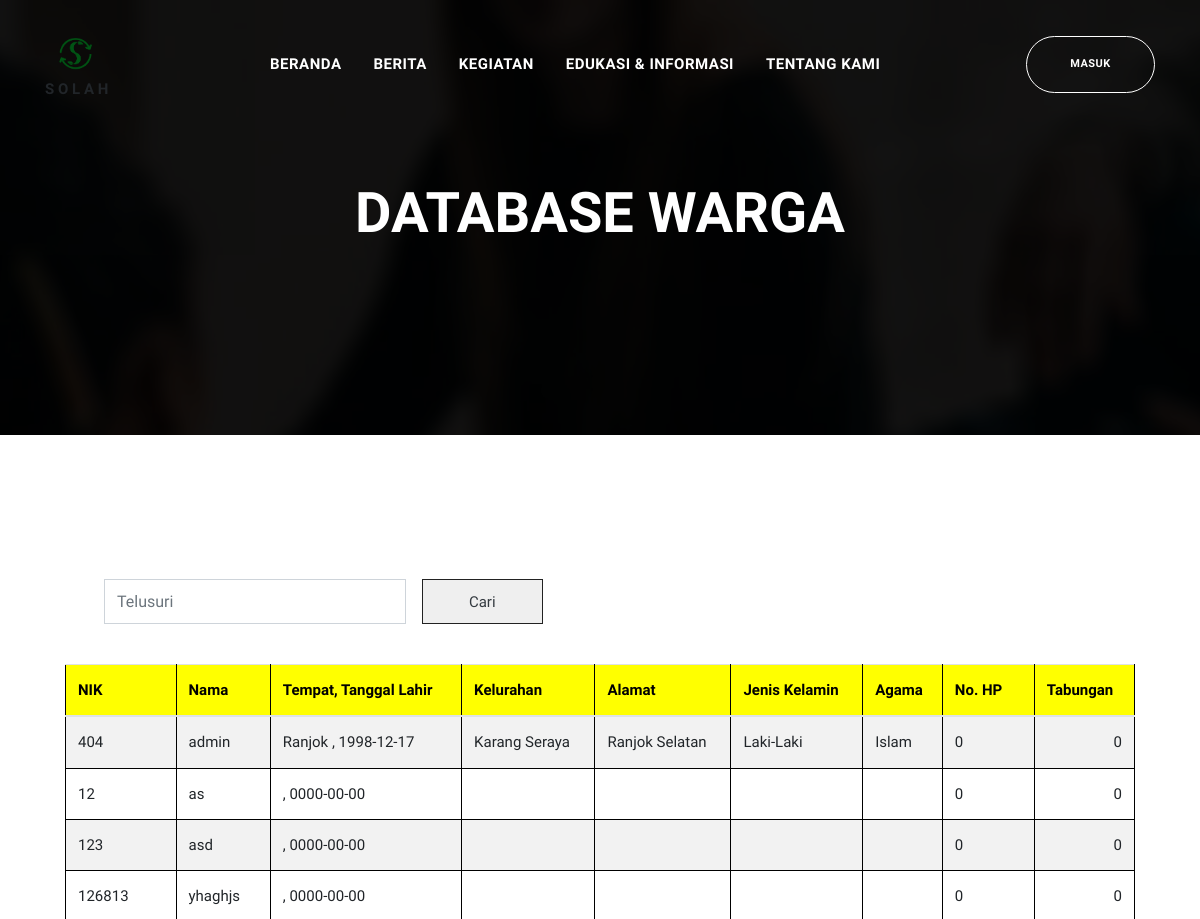
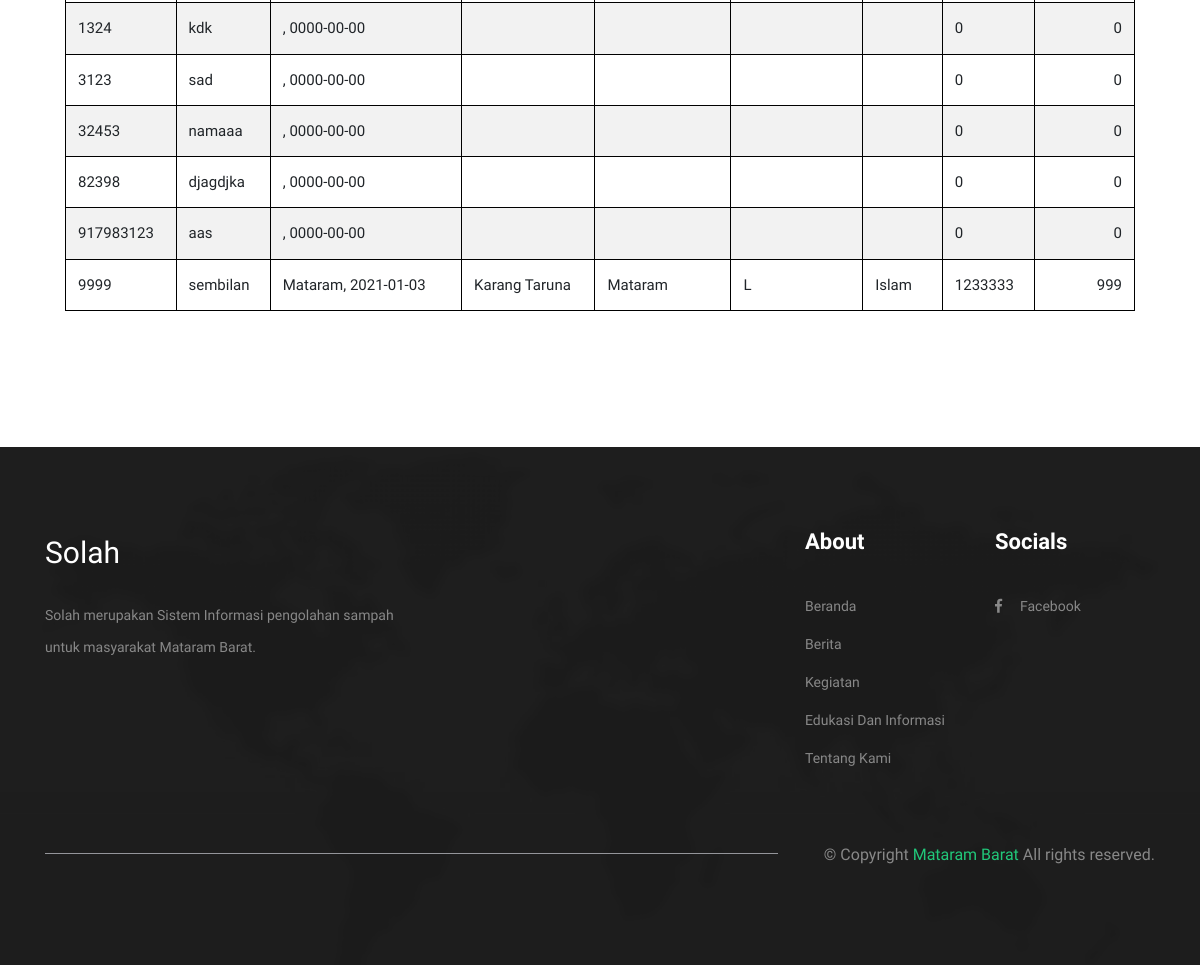
The page /data_user.php on the database its author committed (2 pictures, top to bottom).
### tables this page shows
CREATE TABLE `biodata` (
  `nik` varchar(20) NOT NULL,
  `nama` varchar(50) NOT NULL,
  `password` varchar(255) NOT NULL,
  `tempat` varchar(50) NOT NULL,
  `tanggal_lahir` date NOT NULL,
  `kelurahan` varchar(30) NOT NULL,
  `alamat` varchar(50) NOT NULL,
  `jenis_kelamin` varchar(10) NOT NULL,
  `agama` varchar(20) NOT NULL,
  `no_tlp` int(11) NOT NULL,
  `level` varchar(5) NOT NULL,
  `poin` int(11) NOT NULL
);

### data_user.php (the view, shortened to what this page needs)
<!doctype html>
<html lang="en">
<head>
  <?php include "util/boots.php" ?>
</head>
<body id="top-header">
    <?php include "util/navbar3.php" ?>
<section class="page-banner-area page-contact">
    <div class="overlay"></div>
    <div class="container">
        <div class="row justify-content-center">
            <div class="col-lg-9 col-md-12 col-12 text-center">
                <div class="page-banner-content">
                    <h1 class="display-4 font-weight-bold">DATABASE WARGA</h1>
                </div>
            </div>
        </div>
    </div>
</section>
    <section class="section" id="contact">
        <div class="container col-11">
            <div>
                <div class="col-lg-9">
                    <div class="">
                        <div class="search card p-4 mb-3 border-0">
                            <form method="POST">
                                <div class="input-group">
                                <input type="text" name="carikata" class="form-control mr-3 col-lg-5" placeholder="Telusuri">
                                <button type="submit" name="cari" class="btn-outline-dark mr-3 col-lg-2"> Cari </button>
                            </form>
                            </div>
                        </div>
                    </div>
                </div>
            </div>
            <div class="row">
                <div class="col-lg-12">
                <table class="table table-striped">
                    <thead >
                        <tr>
                            <th>NIK</th>
                            <th>Nama</th>
                            <th>Tempat, Tanggal Lahir</th>
                            <th>Kelurahan</th>
                            <th>Alamat</th>
                            <th>Jenis Kelamin</th>
                            <th>Agama</th>
                            <th>No. HP</th>
                            <th>Tabungan</th>
                        </tr>
                    </thead>
                    <tbody>
                        <?php
                        $tampil = mysqli_query($koneksi , "SELECT * FROM biodata");
                        while( $row = mysqli_fetch_assoc ($tampil) ) :
                            echo "<tr>";
                            echo "<td>".$row['nik']."</td>";
                            echo "<td>".$row['nama']."</td>";
                            echo "<td>".$row['tempat'].", ".$row['tanggal_lahir']."</td>";
                            echo "<td>".$row['kelurahan']."</td>";
                            echo "<td>".$row['alamat']."</td>";
                            echo "<td>".$row['jenis_kelamin']."</td>";
                            echo "<td>".$row['agama']."</td>";
                            echo "<td>".$row['no_tlp']."</td>";
                            echo "<td style='text-align:right'>".$row['poin']."</td>";
                            echo "</tr>";
                        endwhile;
                        ?>
                    </tbody>
                </table>
                </div>
            </div>
    </section>
    <?php include 'util/footer.php' ?>
  </body>
  </html>

### util/boots.php
<link rel="stylesheet" href="plugins/bootstrap/css/bootstrap.min.css">
  <link rel="stylesheet" href="plugins/animate-css/animate.css">
  <link rel="stylesheet" href="plugins/fontawesome/css/all.css">
  <link rel="stylesheet" href="plugins/fonts/Pe-icon-7-stroke.css">
  <link rel="stylesheet" href="plugins/themify/css/themify-icons.css">
  <link rel="stylesheet" href="plugins/slick-carousel/slick/slick.css">
  <link rel="stylesheet" href="plugins/slick-carousel/slick/slick-theme.css">
  <link rel="stylesheet" href="css/style.css">

### util/navbar3.php (shortened to what this page needs)
<header id="header">
<nav class="navbar navbar-expand-lg navbar-dark trans-navigation fixed-top navbar-togglable">
        <div class="container">
            <a class="navbar-brand" href="index.php">
            <h5>
                <center><img src="images/edo/logo solah.png" width="50" height="50"></center>
                S O L A H
                </h5>
            </a>
            <div class="collapse navbar-collapse" id="navbarCollapse">
                <ul class="navbar-nav ml-auto">
                <li class="nav-item ">
                            <a href="index.php" class="nav-link js-scroll-trigger">
                                Beranda
                            </a>
                        </li>
                        <li class="nav-item ">
                            <a href="berita.php" class="nav-link js-scroll-trigger">
                                Berita
                            </a>
                        </li>
                        <li class="nav-item ">
                            <a href="kegiatan.php" class="nav-link js-scroll-trigger">
                                Kegiatan
                            </a>
                        </li>
                        <li class="nav-item ">
                            <a href="edukasi.php" class="nav-link js-scroll-trigger">
                                Edukasi & Informasi
                            </a>
                        </li>
                        <li class="nav-item ">
                            <a href="tentang.php" class="nav-link js-scroll-trigger">
                                Tentang Kami
                            </a>
                        </li>
                </ul>
                <?php
                        if(!isset($_SESSION['nik'])) {
                            echo"
                            <ul class='ml-lg-auto list-unstyled m-0 nav-btn'>
                                <li><a href='masuk.php' class='btn btn-trans-white btn-circled'>Masuk</a></li>
                            </ul>
                            ";
                        }else{
                            echo"
                            <ul class='ml-lg-auto list-unstyled m-0 nav-btn'>
                                <li><a href='function/logout.php' class='btn btn-trans-white btn-circled'>Keluar</a></li>
                            </ul>
                            ";
                        }
                    ?>
            </div>
        </div>
    </nav>
</header>

### util/footer.php (shortened to what this page needs)
<footer class="section " id="footer">
        <div class="overlay footer-overlay"></div>
        <div class="container">
            <div class="row justify-content-start">
                <div class="col-lg-4 col-sm-12">
                    <div class="footer-widget">
                        <a href="#" class="footer-brand text-white">
                            Solah
                        </a>
                        <p>Solah merupakan Sistem Informasi pengolahan sampah untuk masyarakat Mataram Barat.</p>
                    </div>
                </div>
                <div class="col-lg-3 ml-lg-auto col-sm-12">
                </div>
                <div class="col-lg-2 col-sm-6">
                    <div class="footer-widget">
                        <h3>About</h3>
                        <ul class="footer-links ">
                            <li>
                                <a href="index.php">
                                    Beranda
                                </a>
                            </li>
                            <li>
                                <a href="berita.php">
                                    Berita
                                </a>
                            </li>
                            <li>
                                <a href="kegiatan.php">
                                    Kegiatan
                                </a>
                            </li>
                            <li>
                                <a href="edukasi.php">
                                    Edukasi dan Informasi
                                </a>
                            </li>
                            <li>
                                <a href="tentang.php">
                                    Tentang Kami
                                </a>
                            </li>
                        </ul>
                    </div>
                </div>
                <div class="col-lg-2 col-sm-6">
                    <div class="footer-widget">
                        <h3>Socials</h3>
                        <ul class="list-unstyled footer-links">
                            <li><a href="#"><i class="fab fa-facebook-f"></i>Facebook</a></li>
                        </ul>
                    </div>
                </div>
            </div>
            <div class="row text-right pt-5">
                <div class="col-lg-12">
                    <p class="footer-copy ">
                        &copy; Copyright <span class="current-year">Mataram Barat</span> All rights reserved.
                    </p>
                </div>
            </div>
        </div>
    </footer>

### css/style.css (style rules this page uses)
html { font-family: sans-serif; line-height: 1.15; -webkit-text-size-adjust: 100%; -ms-text-size-adjust: 100%; -ms-overflow-style: scrollbar; -webkit-tap-highlight-color: rgba(0, 0, 0, 0); }
body { font-family: "Muli", sans-serif; font-size: 15px; line-height: 1.75; margin: 0; text-align: left; background-color: #fff; font-weight: 400; color: #6c757d; }
.h1, .h2, .h3, .h4, .h5, .h6, h1, h2, h3, h4, h5, h6 { font-family: "Muli", sans-serif; font-weight: 700; line-height: 1.35; margin-bottom: .5rem; color: #212529; }
.h1, h1 { font-size: 2.125rem; line-height: 40px; }
.h3, h3 { font-size: 1.375rem; }
.h5, h5 { font-size: .9375rem; }
img { vertical-align: middle; border-style: none; }
.section { position: relative; padding: 8.125rem 0; }
@media (min-width: 768px) { .section { padding: 7.5rem 0; } }
.btn { font-size: .6875rem; font-weight: 700; position: relative; text-transform: uppercase; padding: 1.2rem 2.7rem; border: 0.1rem solid transparent; transition: all 0.2s ease-in-out; letter-spacing: .5px; }
.btn-outline-dark { border: 1px solid #222; }
.btn-trans-white { border: 1px solid #fff; color: #fff; }
.btn-circled { border-radius: 75px; }
a { color: #21c87a; }
.trans-navigation .navbar-brand { padding-top: 13px; }
.page-banner-area { padding: 180px 0px; }
.page-contact { position: relative; padding: 180px 0px; background: url("../images/banner/p-6.jpg") fixed 50% 50% no-repeat; background-size: cover; }
.page-banner-content h1 { color: #fff; }
.form-control { border-radius: 0px; height: 45px; }
.navbar-nav .nav-link { padding-right: 1rem !important; padding-left: 1rem !important; }
.navbar-dark .navbar-nav .nav-link { color: #fff; font-weight: 700; letter-spacing: .5px; text-transform: uppercase; }
.navbar { position: relative; padding: 1rem 1rem; }
.navbar:before { position: absolute; z-index: -1; top: 0; right: 0; bottom: 0; left: 0; content: ""; transition: opacity .15s linear; opacity: 0; border-bottom: 1px solid rgba(0, 0, 0, 0.1); background-color: #fff; }
.fixed-top { position: fixed; z-index: 1030; right: 0; left: 0; }
.navbar-dark { color: #fff; }
.overlay { position: absolute; left: 0; top: 0; width: 100%; height: 100%; background: rgba(0, 0, 0, 0.92); }
#footer { padding: 80px 0px; position: relative; }
#footer .footer-brand { font-size: 30px; }
#footer .footer-links { padding-left: 0; list-style-type: none; }
#footer { background: url("../images/bg/10.jpg"); background-size: cover; }
.footer-overlay { background: #111; opacity: .94; }
.footer-widget p { color: #888; margin-top: 20px; margin-bottom: 20px; line-height: 32px; font-size: 14px; }
.footer-widget h3 { color: #fff; margin-bottom: 30px; }
.footer-links a { color: #888; line-height: 38px; font-size: 14px; text-transform: capitalize; }
.footer-links i { width: 25px; }
.footer-copy { color: #888; font-size: 16px; position: relative; }
.footer-copy:before { position: absolute; content: ""; left: 0px; top: 12px; width: 66%; height: 1px; background: #94959a; }
.current-year { color: #21c87a !important; }

### data_user.php (style rules this page uses)
table, th, td { border: 1px solid black; border-collapse: collapse; }
thead { background: yellow; color: black; }

### rows shown on the page
biodata: nik "404", nama "admin", tempat "Ranjok", tanggal_lahir "1998-12-17", kelurahan "Karang Seraya", alamat "Ranjok Selatan", jenis_kelamin "Laki-Laki", agama "Islam", no_tlp "0", poin "0"
biodata: nik "12", nama "as", tanggal_lahir "0000-00-00", no_tlp "0", poin "0"
biodata: nik "123", nama "asd", tanggal_lahir "0000-00-00", no_tlp "0", poin "0"
biodata: nik "126813", nama "yhaghjs", tanggal_lahir "0000-00-00", no_tlp "0", poin "0"
biodata: nik "1324", nama "kdk", tanggal_lahir "0000-00-00", no_tlp "0", poin "0"
biodata: nik "3123", nama "sad", tanggal_lahir "0000-00-00", no_tlp "0", poin "0"
biodata: nik "32453", nama "namaaa", tanggal_lahir "0000-00-00", no_tlp "0", poin "0"
biodata: nik "82398", nama "djagdjka", tanggal_lahir "0000-00-00", no_tlp "0", poin "0"
biodata: nik "917983123", nama "aas", tanggal_lahir "0000-00-00", no_tlp "0", poin "0"
biodata: nik "9999", nama "sembilan", tempat "Mataram", tanggal_lahir "2021-01-03", kelurahan "Karang Taruna", alamat "Mataram", jenis_kelamin "L", agama "Islam", no_tlp "1233333", poin "999"
